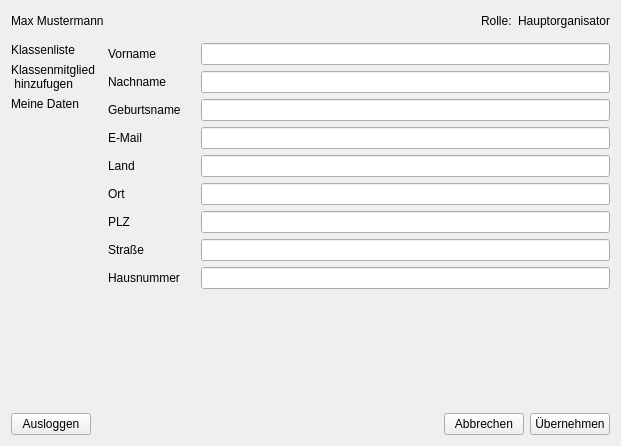
<?xml version="1.0" encoding="UTF-8"?>
<ui version="4.0">
 <class>klassenmitgliedAdden</class>
 <widget class="QWidget" name="klassenmitgliedAdden">
  <property name="geometry">
   <rect>
    <x>0</x>
    <y>0</y>
    <width>621</width>
    <height>446</height>
   </rect>
  </property>
  <property name="windowTitle">
   <string>Menü</string>
  </property>
  <layout class="QVBoxLayout" name="verticalLayout_3">
   <item>
    <layout class="QHBoxLayout" name="horizontalLayout_2">
     <item>
      <widget class="QLabel" name="nameOrganisator">
       <property name="focusPolicy">
        <enum>Qt::NoFocus</enum>
       </property>
       <property name="text">
        <string>Max Mustermann</string>
       </property>
      </widget>
     </item>
     <item>
      <spacer name="horizontalSpacer_2">
       <property name="orientation">
        <enum>Qt::Horizontal</enum>
       </property>
       <property name="sizeHint" stdset="0">
        <size>
         <width>40</width>
         <height>20</height>
        </size>
       </property>
      </spacer>
     </item>
     <item>
      <widget class="QLabel" name="rolleLabel_2">
       <property name="text">
        <string>Rolle:</string>
       </property>
      </widget>
     </item>
     <item>
      <widget class="QLabel" name="rolleLabel">
       <property name="text">
        <string>Hauptorganisator</string>
       </property>
      </widget>
     </item>
    </layout>
   </item>
   <item>
    <widget class="Line" name="trennLinie">
     <property name="orientation">
      <enum>Qt::Vertical</enum>
     </property>
    </widget>
   </item>
   <item>
    <layout class="QVBoxLayout" name="verticalLayout_2">
     <item>
      <layout class="QHBoxLayout" name="horizontalLayout_3">
       <item>
        <layout class="QVBoxLayout" name="verticalLayout">
         <item>
          <widget class="QLabel" name="klassenlisteLabel">
           <property name="focusPolicy">
            <enum>Qt::ClickFocus</enum>
           </property>
           <property name="text">
            <string>Klassenliste</string>
           </property>
          </widget>
         </item>
         <item>
          <widget class="QLabel" name="klassenmitgliedAddenLabel">
           <property name="focusPolicy">
            <enum>Qt::ClickFocus</enum>
           </property>
           <property name="layoutDirection">
            <enum>Qt::LeftToRight</enum>
           </property>
           <property name="text">
            <string>Klassenmitglied  
 hinzufugen</string>
           </property>
          </widget>
         </item>
         <item>
          <widget class="QLabel" name="label">
           <property name="text">
            <string>Meine Daten</string>
           </property>
          </widget>
         </item>
         <item>
          <spacer name="verticalSpacer">
           <property name="orientation">
            <enum>Qt::Vertical</enum>
           </property>
           <property name="sizeHint" stdset="0">
            <size>
             <width>20</width>
             <height>40</height>
            </size>
           </property>
          </spacer>
         </item>
        </layout>
       </item>
       <item>
        <layout class="QFormLayout" name="formLayout">
         <property name="fieldGrowthPolicy">
          <enum>QFormLayout::AllNonFixedFieldsGrow</enum>
         </property>
         <property name="horizontalSpacing">
          <number>20</number>
         </property>
         <property name="verticalSpacing">
          <number>6</number>
         </property>
         <property name="leftMargin">
          <number>0</number>
         </property>
         <property name="topMargin">
          <number>0</number>
         </property>
         <property name="rightMargin">
          <number>0</number>
         </property>
         <property name="bottomMargin">
          <number>0</number>
         </property>
         <item row="0" column="0">
          <widget class="QLabel" name="label_2">
           <property name="text">
            <string>Vorname</string>
           </property>
          </widget>
         </item>
         <item row="0" column="1">
          <widget class="QLineEdit" name="vornameEdit"/>
         </item>
         <item row="1" column="0">
          <widget class="QLabel" name="label_3">
           <property name="text">
            <string>Nachname</string>
           </property>
          </widget>
         </item>
         <item row="1" column="1">
          <widget class="QLineEdit" name="lineEdit_2"/>
         </item>
         <item row="2" column="0">
          <widget class="QLabel" name="label_4">
           <property name="text">
            <string>Geburtsname</string>
           </property>
          </widget>
         </item>
         <item row="2" column="1">
          <widget class="QLineEdit" name="lineEdit_3"/>
         </item>
         <item row="3" column="0">
          <widget class="QLabel" name="label_5">
           <property name="text">
            <string>E-Mail</string>
           </property>
          </widget>
         </item>
         <item row="3" column="1">
          <widget class="QLineEdit" name="lineEdit_4"/>
         </item>
         <item row="4" column="0">
          <widget class="QLabel" name="label_6">
           <property name="text">
            <string>Land</string>
           </property>
          </widget>
         </item>
         <item row="4" column="1">
          <widget class="QLineEdit" name="lineEdit_5"/>
         </item>
         <item row="5" column="0">
          <widget class="QLabel" name="label_7">
           <property name="text">
            <string>Ort</string>
           </property>
          </widget>
         </item>
         <item row="5" column="1">
          <widget class="QLineEdit" name="lineEdit_6"/>
         </item>
         <item row="6" column="0">
          <widget class="QLabel" name="label_8">
           <property name="text">
            <string>PLZ</string>
           </property>
          </widget>
         </item>
         <item row="6" column="1">
          <widget class="QLineEdit" name="lineEdit_7"/>
         </item>
         <item row="7" column="0">
          <widget class="QLabel" name="label_9">
           <property name="text">
            <string>Straße</string>
           </property>
          </widget>
         </item>
         <item row="7" column="1">
          <widget class="QLineEdit" name="lineEdit_8"/>
         </item>
         <item row="8" column="0">
          <widget class="QLabel" name="label_10">
           <property name="text">
            <string>Hausnummer</string>
           </property>
          </widget>
         </item>
         <item row="8" column="1">
          <widget class="QLineEdit" name="lineEdit_9"/>
         </item>
        </layout>
       </item>
      </layout>
     </item>
     <item>
      <layout class="QHBoxLayout" name="horizontalLayout_4">
       <item>
        <widget class="QPushButton" name="ausloggenButton">
         <property name="text">
          <string>Ausloggen</string>
         </property>
        </widget>
       </item>
       <item>
        <spacer name="horizontalSpacer">
         <property name="orientation">
          <enum>Qt::Horizontal</enum>
         </property>
         <property name="sizeHint" stdset="0">
          <size>
           <width>40</width>
           <height>20</height>
          </size>
         </property>
        </spacer>
       </item>
       <item>
        <widget class="QPushButton" name="pushButton_2">
         <property name="text">
          <string>Abbrechen</string>
         </property>
        </widget>
       </item>
       <item>
        <widget class="QPushButton" name="pushButton">
         <property name="text">
          <string>Übernehmen</string>
         </property>
        </widget>
       </item>
      </layout>
     </item>
    </layout>
   </item>
  </layout>
 </widget>
 <resources/>
 <connections/>
</ui>
